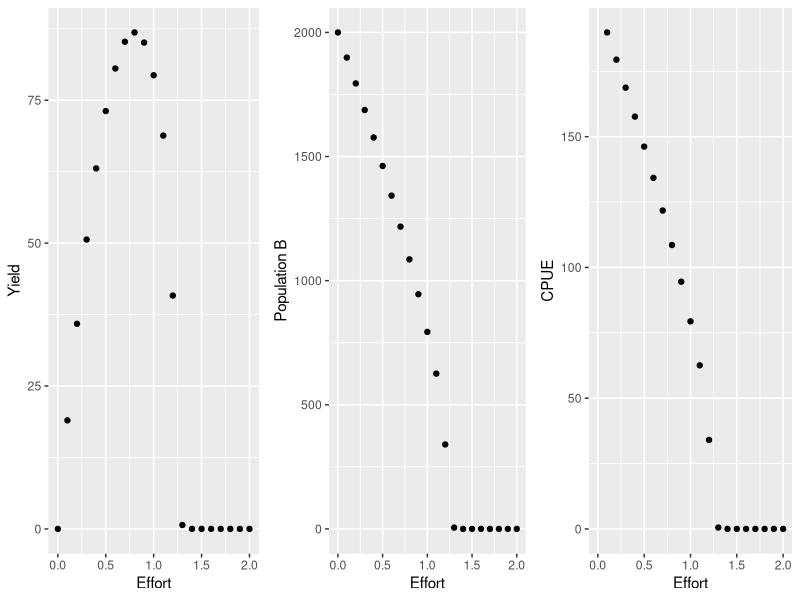
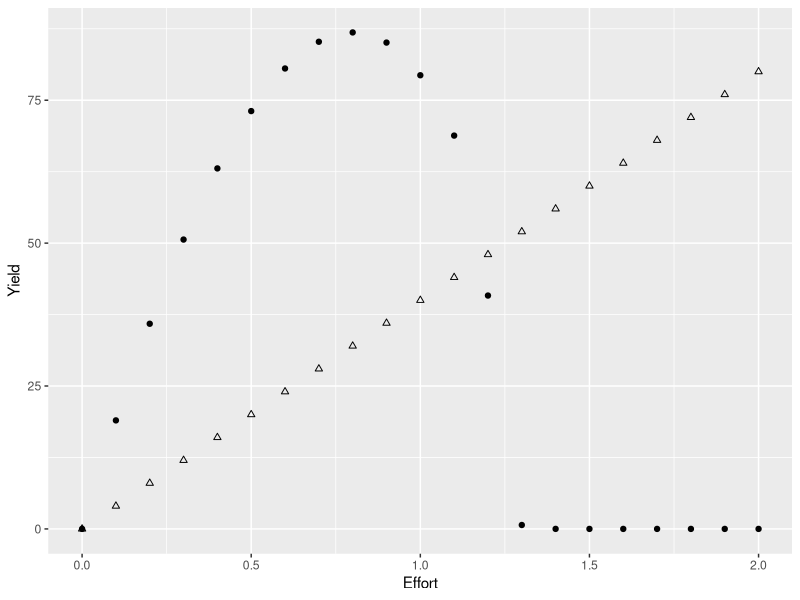

Reproduce these figures in R, in order. (Note: this script raises an error after producing the figures.)
## ---- chunk 1
knitr::opts_chunk$set(echo = TRUE)
library(tidyverse)
## ---- chunk 2
  eff_p<-seq(0,2,0.1) # values of effort to loop over
  YY_p<-vector(mode = "numeric", length = length(eff_p))
  XX_p<-vector(mode = "numeric", length = length(eff_p))
  
  Catchability<-0.1
  TT<-1:500
  KK<-2000
  PP0<-1; rr<- 0.2
  p <- 1.5
  
  
  for(j in 1:length(eff_p)){
    
    PP<-vector(mode = "numeric", length = 500); 
    DD<-vector(mode = "numeric", length = 500);
    CC<-vector(mode = "numeric", length = 500); 
    
    Effort<- eff_p[j] 
    
    DD0<-rr*PP0/p*(1-(PP0/KK)^p)
    CC0<-PP0*Effort*Catchability; 
    PP[1]<-PP0 + DD0 - CC0
    
    for(i in 2:500){ 
      
      DD[i-1]<- rr*PP[i-1]/p*(1-(PP[i-1]/KK)^p)
      CC[i-1]<- PP[i-1]*Effort*Catchability
      PP[i]<- PP[i-1] + DD[i-1] - CC[i-1]
      
    } 
    
    DD[500]<- rr*PP[500]/p*(1-(PP[500]/KK)^p)
    CC[500]<- PP[500]*Effort*Catchability
    
    #SAVE RESULTS: LAST (EQUILIBRIUM) VALUE OF CATCH AND LAST VALUE OF POPULATION 
    YY_p[j] <- CC[500] # Equilibrium Yield
    XX_p[j] <-  PP[500] #or PP[500] # Equilibrium Population B
    
  }
  
  
  p1_p <- tibble(XX_p,YY_p,eff_p) %>% ggplot(aes(eff_p, YY_p)) + geom_point() + ylab("Yield") + xlab( "Effort")
  p2_p <- tibble(XX_p,YY_p,eff_p) %>% ggplot(aes(eff_p, XX_p)) + geom_point() + ylab("Population B") + xlab( "Effort")
  p3_p <- tibble(XX_p,YY_p,eff_p) %>% mutate(CPUE = YY_p/eff_p) %>% ggplot(aes(eff_p, CPUE)) + geom_point() + xlab("Effort") 
  
  gridExtra::grid.arrange(p1_p, p2_p, p3_p, ncol = 3)
  
  #If cost linearly increases with effort...
  Cost<-eff_p*40
  #Q - then what is maximum economic yield (MEY)? [Hint: MEY is the yield with the greatest profit; that is, the greatest difference between Yield and cost]
  tibble(YY_p, eff_p, Cost) %>% ggplot(aes(eff_p, YY_p)) + geom_point() + ylab("Yield") + xlab("Effort") + geom_point(aes(eff_p, Cost), shape = 2)

  # MSY = K*r/4
  # Nmsy = K/2
  
  eff[which.max(YY_p)] #MSY
  
  eff[which.max(YY_p - Cost)] #MEY
## ---- chunk 3
  eff<-seq(0,2,0.1) # values of effort to loop over
  YY<-vector(mode = "numeric", length = length(eff))
  XX<-vector(mode = "numeric", length = length(eff))
  
  Catchability<-0.1
  TT<-1:500
  KK<-2000
  PP0<-1; rr<- 0.2
  
  for(j in 1:length(eff)){
    
    PP<-vector(mode = "numeric", length = 500); 
    DD<-vector(mode = "numeric", length = 500);
    CC<-vector(mode = "numeric", length = 500); 
    
    Effort<- eff[j] 
    
    DD0<-rr*PP0*(1-PP0/KK)
    CC0<-PP0*Effort*Catchability; 
    PP[1]<-PP0 + DD0 - CC0
    
    for(i in 2:500){ 
      
      DD[i-1]<- rr*PP[i-1]*(1-PP[i-1]/KK)
      CC[i-1]<- PP[i-1]*Effort*Catchability
      PP[i]<- PP[i-1] + DD[i-1] - CC[i-1]
      
    } 
    
    DD[500]<- rr*PP[500]*(1-PP[500]/KK)
    CC[500]<- PP[500]*Effort*Catchability
    
    #SAVE RESULTS: LAST (EQUILIBRIUM) VALUE OF CATCH AND LAST VALUE OF POPULATION 
    YY[j] <- CC[500] # Equilibrium Yield
    XX[j] <-  PP[500] #or PP[500] # Equilibrium Population B
    
  }
  
  
  p1 <- tibble(XX,YY,eff) %>% ggplot(aes(eff, YY)) + geom_point() + ylab("Yield") + xlab( "Effort")
  p2 <- tibble(XX,YY,eff) %>% ggplot(aes(eff, XX)) + geom_point() + ylab("Population B") + xlab( "Effort")
  p3 <- tibble(XX,YY,eff) %>% mutate(CPUE = YY/eff) %>% ggplot(aes(eff, CPUE)) + geom_point() + xlab("Effort") 
  
  gridExtra::grid.arrange(p1, p2, p3, ncol = 3)
  
  #If cost linearly increases with effort...
  Cost<-eff*40
  #Q - then what is maximum economic yield (MEY)? [Hint: MEY is the yield with the greatest profit; that is, the greatest difference between Yield and cost]
  tibble(YY, eff, Cost) %>% ggplot(aes(eff, YY)) + geom_point() + ylab("Yield") + xlab("Effort") + geom_point(aes(eff, Cost), shape = 2)

  # MSY = K*r/4
  # Nmsy = K/2
  
  eff[which.max(YY)] #MSY
  
  eff[which.max(YY - Cost)] #MEY
  
## ---- chunk 4
p1 + geom_point(aes(eff_p, YY_p), shape=2, data = tibble(eff_p, YY_p), color = 'red' )
